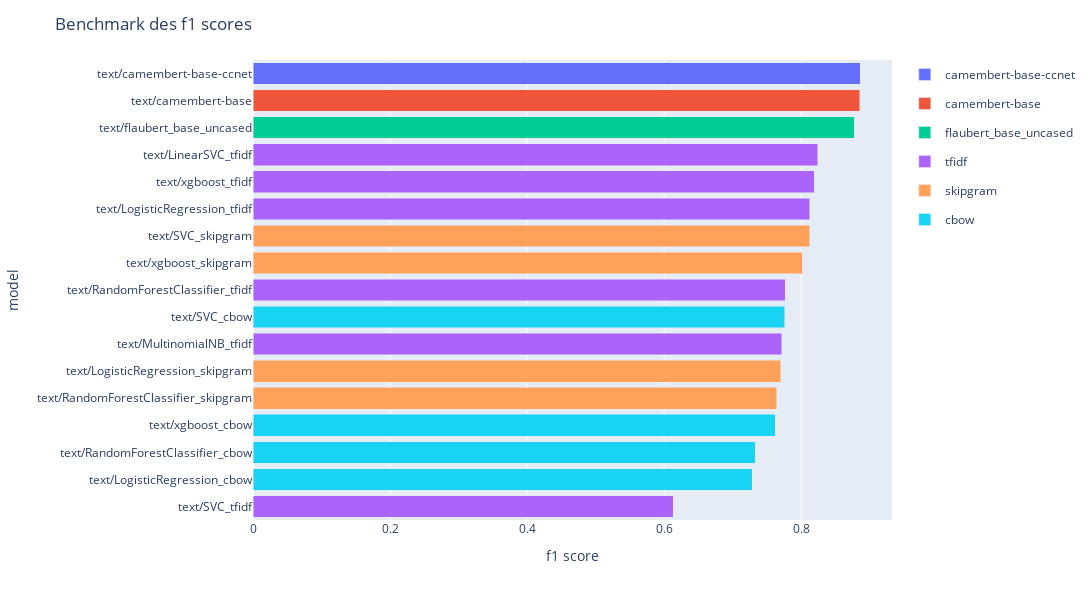

Notebook source saved alongside this figure:
### Code cell
from importlib import reload
import plotly.graph_objs as go
import numpy as np
import src.utils.plot as uplot

reload(uplot)
scores = fusion[['model_path', 'score_test', 'package', 'classifier', 'vectorization']]

# display(scores)


scores.loc[:, 'vectorizer'] = scores.apply(lambda row: row.classifier if pd.isna(row.vectorization) else row.vectorization, axis=1)
scores=scores.groupby(['model_path', 'package', 'classifier', 'vectorizer']).max('score_test').reset_index()
scores = scores[scores.package != 'img']
sorted_scores = scores.sort_values(by='score_test', ascending=False)

# Sort 'scores' by 'score_test' in descending order
sorted_scores = scores.sort_values('score_test', ascending=False)

# Create custom categories order based on the sorted 'score_test'
custom_categories_order = sorted_scores['model_path'].tolist()


uplot.plot_bench_results(
    sorted_scores, 
    'model_path', 
    'score_test', 
    'model', 
    'f1 score', 
    color_column='vectorizer',
    title='Benchmark des f1 scores'
)

### Figure 1 — Plotly figure (JSON) as saved in the notebook; plotly's stock layout.template omitted (floating-point values rounded to 4 significant figures)
{"data": [{"alignmentgroup": "True", "hovertemplate": "vectorizer=camembert-base-ccnet<br>score_test=%{x}<br>model_path=%{y}<extra></extra>", "legendgroup": "camembert-base-ccnet", "marker": {"color": "#636EFA", "pattern": {"shape": ""}}, "name": "camembert-base-ccnet", "offsetgroup": "camembert-base-ccnet", "orientation": "h", "showlegend": true, "textposition": "auto", "type": "bar", "width": 0.8, "x": [0.8858], "xaxis": "x", "y": ["text/camembert-base-ccnet"], "yaxis": "y"}, {"alignmentgroup": "True", "hovertemplate": "vectorizer=camembert-base<br>score_test=%{x}<br>model_path=%{y}<extra></extra>", "legendgroup": "camembert-base", "marker": {"color": "#EF553B", "pattern": {"shape": ""}}, "name": "camembert-base", "offsetgroup": "camembert-base", "orientation": "h", "showlegend": true, "textposition": "auto", "type": "bar", "width": 0.8, "x": [0.8856], "xaxis": "x", "y": ["text/camembert-base"], "yaxis": "y"}, {"alignmentgroup": "True", "hovertemplate": "vectorizer=flaubert_base_uncased<br>score_test=%{x}<br>model_path=%{y}<extra></extra>", "legendgroup": "flaubert_base_uncased", "marker": {"color": "#00CC96", "pattern": {"shape": ""}}, "name": "flaubert_base_uncased", "offsetgroup": "flaubert_base_uncased", "orientation": "h", "showlegend": true, "textposition": "auto", "type": "bar", "width": 0.8, "x": [0.8776], "xaxis": "x", "y": ["text/flaubert_base_uncased"], "yaxis": "y"}, {"alignmentgroup": "True", "hovertemplate": "vectorizer=tfidf<br>score_test=%{x}<br>model_path=%{y}<extra></extra>", "legendgroup": "tfidf", "marker": {"color": "#AB63FA", "pattern": {"shape": ""}}, "name": "tfidf", "offsetgroup": "tfidf", "orientation": "h", "showlegend": true, "textposition": "auto", "type": "bar", "width": 0.8, "x": [0.824, 0.8193, 0.8125, 0.7764, 0.7713, 0.6131], "xaxis": "x", "y": ["text/LinearSVC_tfidf", "text/xgboost_tfidf", "text/LogisticRegression_tfidf", "text/RandomForestClassifier_tfidf", "text/MultinomialNB_tfidf", "text/SVC_tfidf"], "yaxis": "y"}, {"alignmentgroup": "True", "hovertemplate": "vectorizer=skipgram<br>score_test=%{x}<br>model_path=%{y}<extra></extra>", "legendgroup": "skipgram", "marker": {"color": "#FFA15A", "pattern": {"shape": ""}}, "name": "skipgram", "offsetgroup": "skipgram", "orientation": "h", "showlegend": true, "textposition": "auto", "type": "bar", "width": 0.8, "x": [0.8122, 0.8014, 0.7699, 0.7641], "xaxis": "x", "y": ["text/SVC_skipgram", "text/xgboost_skipgram", "text/LogisticRegression_skipgram", "text/RandomForestClassifier_skipgram"], "yaxis": "y"}, {"alignmentgroup": "True", "hovertemplate": "vectorizer=cbow<br>score_test=%{x}<br>model_path=%{y}<extra></extra>", "legendgroup": "cbow", "marker": {"color": "#19D3F3", "pattern": {"shape": ""}}, "name": "cbow", "offsetgroup": "cbow", "orientation": "h", "showlegend": true, "textposition": "auto", "type": "bar", "width": 0.8, "x": [0.7759, 0.7617, 0.7326, 0.7283], "xaxis": "x", "y": ["text/SVC_cbow", "text/xgboost_cbow", "text/RandomForestClassifier_cbow", "text/LogisticRegression_cbow"], "yaxis": "y"}], "layout": {"bargap": 0.3, "bargroupgap": 0.2, "barmode": "stack", "height": 600, "legend": {}, "margin": {"t": 60}, "title": {"text": "Benchmark des f1 scores"}, "width": 1200, "xaxis": {"anchor": "y", "domain": [0, 1], "title": {"text": "f1 score"}}, "yaxis": {"anchor": "x", "categoryarray": ["text/SVC_tfidf", "text/LogisticRegression_cbow", "text/RandomForestClassifier_cbow", "text/xgboost_cbow", "text/RandomForestClassifier_skipgram", "text/LogisticRegression_skipgram", "text/MultinomialNB_tfidf", "text/SVC_cbow", "text/RandomForestClassifier_tfidf", "text/xgboost_skipgram", "text/SVC_skipgram", "text/LogisticRegression_tfidf", "text/xgboost_tfidf", "text/LinearSVC_tfidf", "text/flaubert_base_uncased", "text/camembert-base", "text/camembert-base-ccnet"], "categoryorder": "array", "domain": [0, 1], "title": {"text": "model"}}}}
